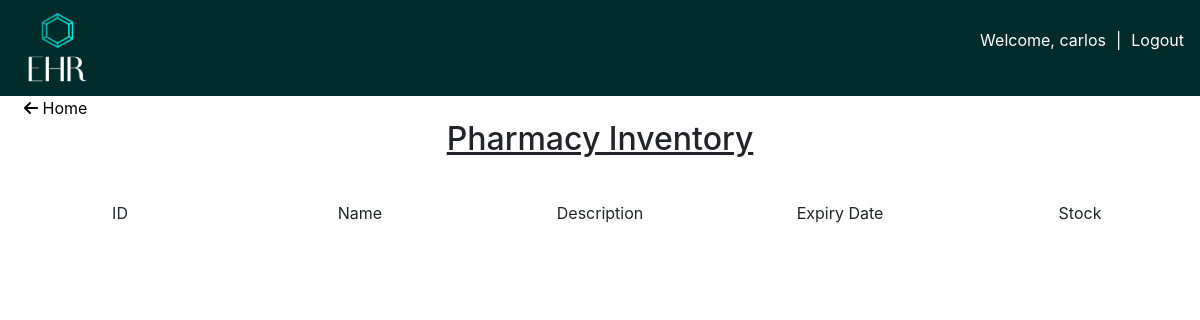
The page /pharmacy_stock/ (signed in) on the database as committed earlier.
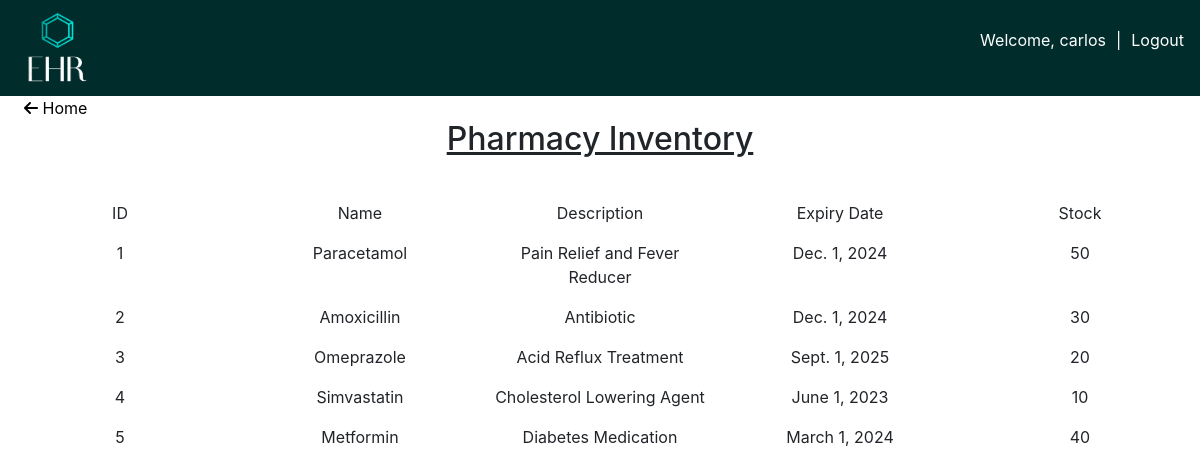
The same page on the database as committed later.
### app/models.py (models this page shows, shortened)
class DrugsPharmacy(models.Model):
    drug_name = models.CharField(max_length=100)
    purpose = models.CharField(max_length=500)
    expiry_date = models.DateField()
    stock = models.IntegerField()

### app/views.py (the view)
# urls.py: path('pharmacy_stock/',views.pharmacyStock,name='pharmacy'),
@login_required(login_url='/login')
def pharmacyStock(request):
    context = {'drugs':drugDetails}
    return render(request,'app/pharmacyStock.html',context)

### app/templates/app/pharmacyStock.html (shortened to what this page needs)
{% extends 'index.html'%}
{% block content %}
<a href="{% url 'mainpage' %}" class="homebtn"><i class="fa-solid fa-arrow-left"></i> Home</a>
<div class="container-fluid">
    <h2 class="title">Pharmacy Inventory</h2>
    <div class="row">
        <div class="col col-heading">
            <p>ID</p>
        </div>
        <div class="col col-heading">
            <p>Name</p>
        </div>
        <div class="col col-heading">
            <p>Description</p>
        </div>
        <div class="col col-heading">
            <p>Expiry Date</p>
        </div>
        <div class="col col-heading">
            <p>Stock</p>
        </div>
    </div>
    {% for drug in drugs %}
    <div class="row">
        <div class="col item">
            <p>{{drug.id}}</p>
        </div>
        <div class="col item">
            <p>{{drug.drug_name}}</p>
        </div>
        <div class="col item">
            <p>{{drug.purpose}}</p>
        </div>
        <div class="col item">
            <p>{{drug.expiry_date}}</p>
        </div>
        <div class="col item">
            <p>{{drug.stock}}</p>
        </div>
    </div>
    {% endfor %}
</div>
{% endblock content %}

### templates/index.html (shortened to what this page needs)
<!DOCTYPE html>
{% load static %}
<html lang="en">
    <head>
        <link rel="stylesheet" href="https://cdn.jsdelivr.net/npm/bootstrap@4.1.3/dist/css/bootstrap.min.css">
        <link rel="stylesheet" href="{% static 'css/style.css'%}"/>
        <link rel="stylesheet" href="https://cdnjs.cloudflare.com/ajax/libs/font-awesome/6.2.1/css/all.min.css" />
    </head>
    <body>
        {% include 'navbar.html'%}
        {% block content %}
        {% endblock %}
    </body>
</html>

### templates/navbar.html (shortened to what this page needs)
{% load static %}
  <nav class="navbar navbar-expand-md">
        <div class="navbar-collapse collapse w-100 order-1 order-md-0 dual-collapse2">
            <ul class="navbar-nav mr-auto">
                <li class="nav-item active">
                    <a href="{% url 'mainpage' %}"><img class='logo' src="{% static 'images/logo.png' %}"></a>
                </li>
            </ul>
        </div>
        <div class="navbar-collapse collapse w-100 order-3 dual-collapse2">
            <ul class="navbar-nav ml-auto">
                {% if request.user.is_authenticated  %}
                <li class="nav-item">
                    <p class="hello_Text">Welcome, {{request.user.username}}  </p>
                </li>
                <li class="nav-item split">
                    <p>|</p>
                </li>
                <li class="nav-item">
                    <a class="login_logout" href="{% url 'logout' %}">Logout</a>
                </li>
                    {% else %}
                    <a class="login_logout" href="{% url 'login' %}">Login</a>
                    {% endif %}
            </ul>
        </div>
    </nav>

### static/css/style.css (style rules this page uses)
.navbar { background-color: #002D2B; }
.logo { width: 60px; height: 60px; }

### templates/navbar.html (style rules this page uses)
nav { background-color: #002D2B; }
.logo { width: 80px; height: 80px; }
.hello_Text { color:white; }
.split { color: white; padding-left: 10px; padding-right: 10px; }
.login_logout { color: white; }

### app/templates/app/pharmacyStock.html (style rules this page uses)
.item, .col-heading { text-align: center; }
h2 { text-align: center; }
.title { text-align: center; padding-bottom: 3%; text-decoration: underline; }
.homebtn { padding-left: 2%; color: black; }

Rows that differ between the two databases and show on the page:
added DrugsPharmacy: id "1", drug_name "Paracetamol", purpose "Pain Relief and Fever Reducer", expiry_date "Dec. 1, 2024", stock "50"
added DrugsPharmacy: id "2", drug_name "Amoxicillin", purpose "Antibiotic", expiry_date "Dec. 1, 2024", stock "30"
added DrugsPharmacy: id "3", drug_name "Omeprazole", purpose "Acid Reflux Treatment", expiry_date "Sept. 1, 2025", stock "20"
added DrugsPharmacy: id "4", drug_name "Simvastatin", purpose "Cholesterol Lowering Agent", expiry_date "June 1, 2023", stock "10"
added DrugsPharmacy: id "5", drug_name "Metformin", purpose "Diabetes Medication", expiry_date "March 1, 2024", stock "40"
